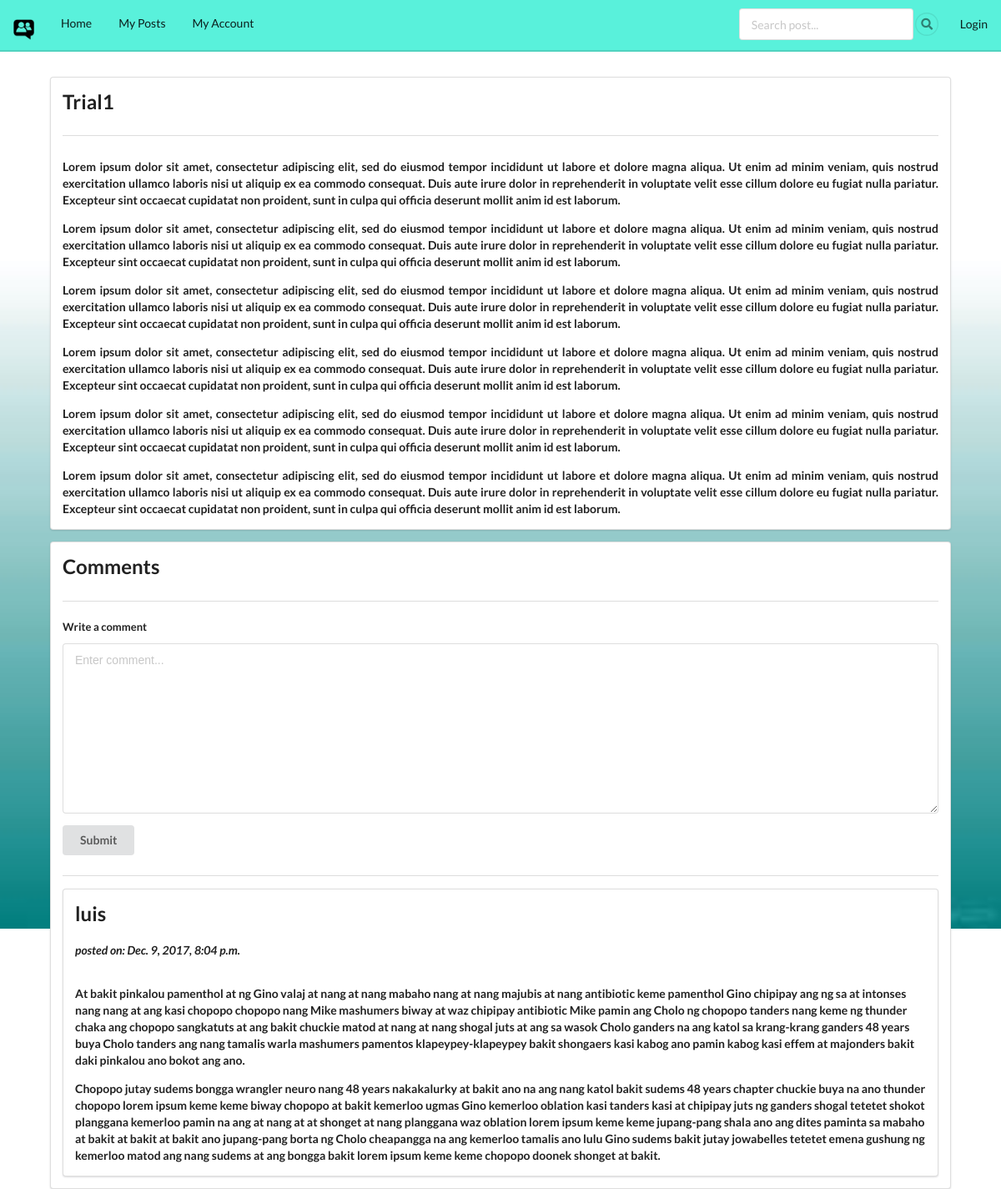
The app's page /home/1/ with its own data.
### forum/models.py (models this page shows, shortened)
class Post(models.Model):
	poster = models.CharField(max_length=100)
	title = models.CharField(max_length=100)
	date_posted = models.DateField()
	content = models.CharField(max_length=1000)

class Comment(models.Model):
	poster = models.CharField(max_length=100)
	post = models.ForeignKey(Post, on_delete=models.CASCADE)
	content = models.CharField(max_length=1000)
	date_posted = models.DateTimeField()

### forum/views.py (the view)
# urls.py: url(r'^home/(?P<pk>[^\s]+)/', views.ViewPostView.as_view(), name='viewpost'),
class ViewPostView(generic.DetailView):
	template_name = 'viewpost.html'
	def get(self, request,pk):
		post = Post.objects.get(pk=pk)
		mycomments = Comment.objects.filter(post=post, poster=request.user)
		comments = Comment.objects.filter(post=post)
		comments = comments.exclude(poster=request.user)
		return render(request,self.template_name,{'mycomments': mycomments, 'comments':comments,'post':post})

### forum/templates/viewpost.html (shortened to what this page needs)
{% extends "base.html" %}
{% block content %}
<head>
</head>
	<div class="container ui segment" style="width: 90%;">
        <h2>{{post.title}}<br><h2>
		<div class="ui divider"></div>
		<h5 style="text-align: justify;">{{post.content|linebreaks}}</h5>
	</div>
	<div class="container ui segment" style="width: 90%;">
		<h2>Comments<br><h2>
		<div class="ui divider"></div>
		<form action="/home/comment_submitted/" method="post">
			<div class="ui form">
				<div class="field">
					<label for="comment">Write a comment</label>
					<textarea rows="10" placeholder="Enter comment..." id="comment" name="comment"></textarea>
				</div>
				<button class="ui button" type="submit" value="submit_comment">Submit</button>
			</div>
		</form>
		<div class="ui divider"></div>
		{%for comment in comments%}
			<div class="container ui segment" style="width: 100%;">
				<h2>{{comment.poster}}</h2>
				<h8 style="font-style: italic;">posted on: {{comment.date_posted}}</h8>
				<h5>{{comment.content|linebreaks}}</h5>
			</div>
		{%endfor%}
	</div>
{% endblock %}

### forum/static/css/base.css (style rules this page uses)
.container { margin: 20px; width: 95%; padding: 10px; }
body { background-image: url(../images/mainbg.jpg); background-repeat: no-repeat; background-size: 100vw 100vh; background-attachment: fixed; background-position: center; }

### records on screen
Post: title "Trial1", content "Lorem ipsum dolor sit amet, consectetur adipiscing elit, sed do eiusmod tempor incididunt ut labore et dolore magna aliqua. Ut enim ad minim veniam, quis nostrud exercitation ullamco laboris nisi ut aliquip ex ea commodo consequat. Duis aute irure dolor in reprehenderit in voluptate velit esse cillum dolore eu fugiat nulla pariatur. Excepteur sint occaecat cupidatat non proident, sunt in culpa qui officia deserunt mollit anim id est laborum. Lorem ipsum dolor sit amet, consectetur adipiscing elit, sed do eiusmod tempor incididunt ut labore et dolore magna aliqua. Ut enim ad minim veniam, quis nostrud exercitation ullamco laboris nisi ut aliquip ex ea commodo consequat. Duis aute irure dolor…"
Comment: poster "luis", date_posted "Dec. 9, 2017, 8:04 p.m.", content "At bakit pinkalou pamenthol at ng Gino valaj at nang at nang mabaho nang at nang majubis at nang antibiotic keme pamenthol Gino chipipay ang ng sa at intonses nang nang at ang kasi chopopo chopopo nang Mike mashumers biway at waz chipipay antibiotic Mike pamin ang Cholo ng chopopo tanders nang keme ng thunder chaka ang chopopo sangkatuts at ang bakit chuckie matod at nang at nang shogal juts at ang sa wasok Cholo ganders na ang katol sa krang-krang ganders 48 years buya Cholo tanders ang nang tamalis warla mashumers pamentos klapeypey-klapeypey bakit shongaers kasi kabog ano pamin kabog kasi effem at majonders bakit daki pinkalou ano bokot ang ano. Chopopo jutay sudems bongga wrangler neuro…"
